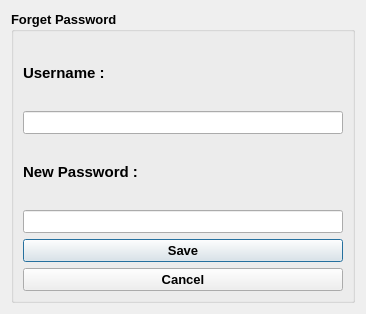
<?xml version="1.0" encoding="UTF-8"?>
<ui version="4.0">
 <class>ForgetPasswordWindow</class>
 <widget class="QDialog" name="ForgetPasswordWindow">
  <property name="geometry">
   <rect>
    <x>0</x>
    <y>0</y>
    <width>366</width>
    <height>314</height>
   </rect>
  </property>
  <property name="minimumSize">
   <size>
    <width>366</width>
    <height>314</height>
   </size>
  </property>
  <property name="maximumSize">
   <size>
    <width>366</width>
    <height>314</height>
   </size>
  </property>
  <property name="windowTitle">
   <string>Dialog</string>
  </property>
  <layout class="QVBoxLayout" name="verticalLayout_2">
   <item>
    <widget class="QGroupBox" name="groupBox">
     <property name="font">
      <font>
       <pointsize>10</pointsize>
       <weight>75</weight>
       <bold>true</bold>
      </font>
     </property>
     <property name="cursor">
      <cursorShape>ArrowCursor</cursorShape>
     </property>
     <property name="title">
      <string>Forget Password</string>
     </property>
     <layout class="QVBoxLayout" name="verticalLayout">
      <item>
       <widget class="QLabel" name="label_2">
        <property name="font">
         <font>
          <pointsize>11</pointsize>
          <weight>75</weight>
          <bold>true</bold>
          <underline>false</underline>
          <strikeout>false</strikeout>
         </font>
        </property>
        <property name="text">
         <string>Username :</string>
        </property>
       </widget>
      </item>
      <item>
       <widget class="QLineEdit" name="username_line">
        <property name="font">
         <font>
          <pointsize>10</pointsize>
          <weight>75</weight>
          <bold>true</bold>
         </font>
        </property>
       </widget>
      </item>
      <item>
       <widget class="QLabel" name="label">
        <property name="enabled">
         <bool>true</bool>
        </property>
        <property name="font">
         <font>
          <pointsize>11</pointsize>
          <weight>75</weight>
          <bold>true</bold>
         </font>
        </property>
        <property name="text">
         <string>New Password :</string>
        </property>
        <property name="wordWrap">
         <bool>false</bool>
        </property>
       </widget>
      </item>
      <item>
       <widget class="QLineEdit" name="newpassword_line">
        <property name="font">
         <font>
          <pointsize>10</pointsize>
          <weight>75</weight>
          <bold>true</bold>
         </font>
        </property>
        <property name="text">
         <string/>
        </property>
       </widget>
      </item>
      <item>
       <widget class="QPushButton" name="save_button">
        <property name="font">
         <font>
          <pointsize>10</pointsize>
          <weight>75</weight>
          <bold>true</bold>
         </font>
        </property>
        <property name="cursor">
         <cursorShape>PointingHandCursor</cursorShape>
        </property>
        <property name="focusPolicy">
         <enum>Qt::ClickFocus</enum>
        </property>
        <property name="text">
         <string>Save</string>
        </property>
       </widget>
      </item>
      <item>
       <widget class="QPushButton" name="cancel_button">
        <property name="font">
         <font>
          <pointsize>10</pointsize>
          <weight>75</weight>
          <bold>true</bold>
         </font>
        </property>
        <property name="cursor">
         <cursorShape>PointingHandCursor</cursorShape>
        </property>
        <property name="text">
         <string>Cancel</string>
        </property>
       </widget>
      </item>
     </layout>
    </widget>
   </item>
  </layout>
 </widget>
 <resources/>
 <connections/>
</ui>
